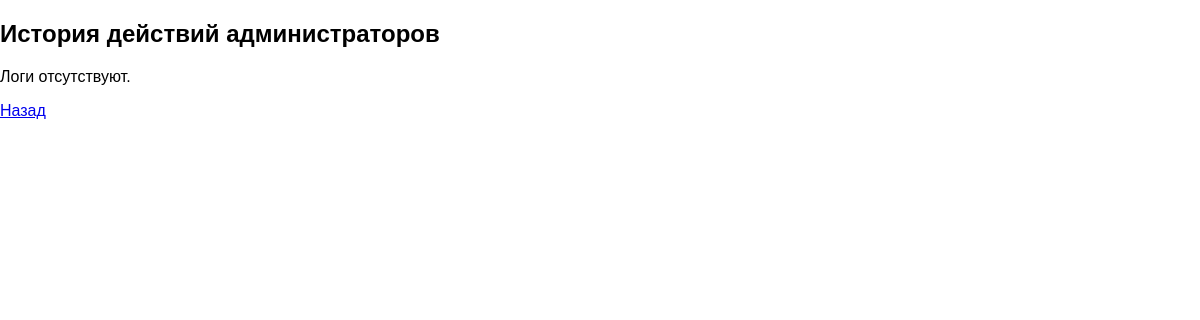
The app's page /admin/logs.php (signed in), older data.
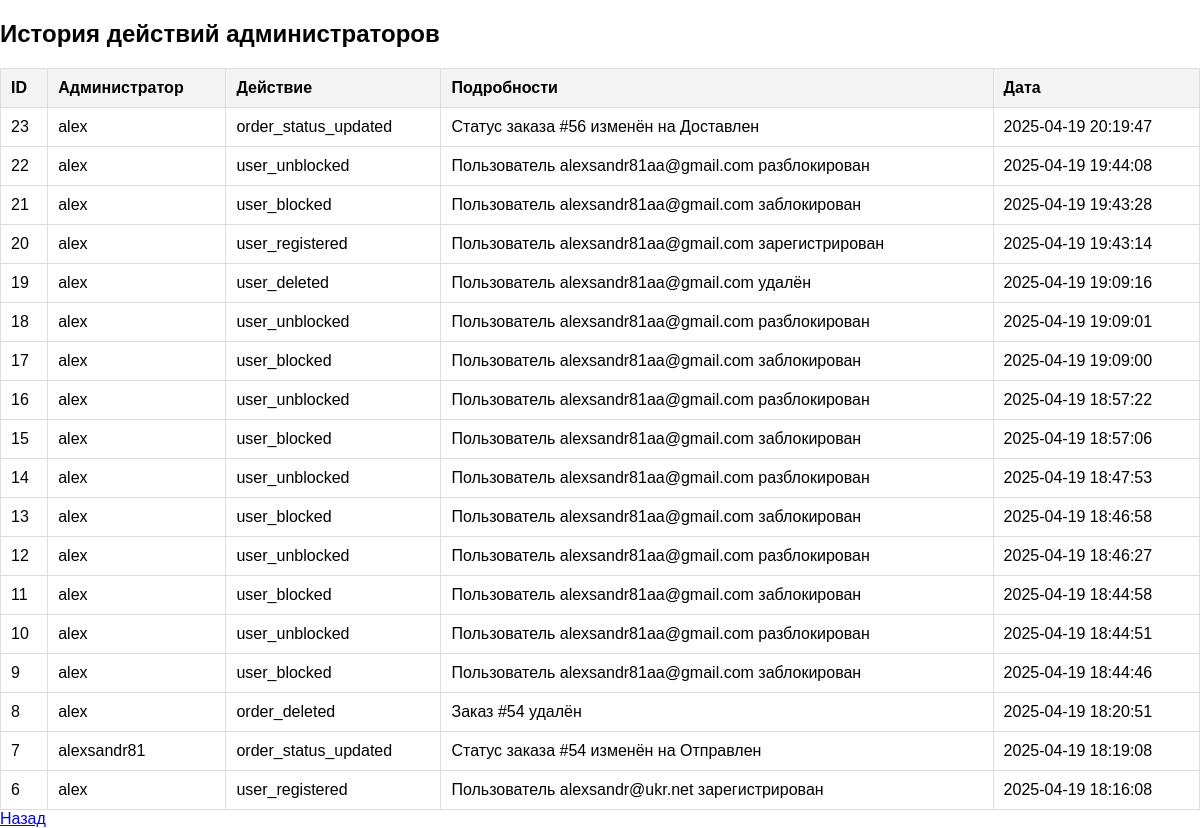
The same page, newer data.
### tables this page shows
CREATE TABLE `admin_logs` (
  `id` int(11) NOT NULL AUTO_INCREMENT,
  `admin_id` int(11) NOT NULL,
  `action` varchar(255) NOT NULL,
  `details` text DEFAULT NULL,
  `created_at` timestamp NOT NULL DEFAULT current_timestamp(),
  PRIMARY KEY (`id`),
  KEY `admin_id` (`admin_id`),
  CONSTRAINT `admin_logs_ibfk_1` FOREIGN KEY (`admin_id`) REFERENCES `admins` (`id`) ON DELETE CASCADE
);

### admin/logs.php (the view, shortened to what this page needs)
<?php
require_once '../database/db.php';
$stmt = $conn->query("SELECT admin_logs.*, admins.name AS admin_name
                      FROM admin_logs
                      JOIN admins ON admin_logs.admin_id = admins.id
                      ORDER BY admin_logs.created_at DESC");
$logs = $stmt->fetchAll(PDO::FETCH_ASSOC);
?>
<!DOCTYPE html>
<html lang="ru">
<head>
    <link rel="stylesheet" href="../assets/styles.css">
</head>
<body>
<h2>История действий администраторов</h2>
<?php if (empty($logs)): ?>
    <p>Логи отсутствуют.</p>
<?php else: ?>
    <table>
        <tr>
            <th>ID</th>
            <th>Администратор</th>
            <th>Действие</th>
            <th>Подробности</th>
            <th>Дата</th>
        </tr>
        <?php foreach ($logs as $log): ?>
        <tr>
            <td><?= htmlspecialchars($log['id']); ?></td>
            <td><?= htmlspecialchars($log['admin_name']); ?></td>
            <td><?= htmlspecialchars($log['action']); ?></td>
            <td><?= htmlspecialchars($log['details'] ?? ''); ?></td>
            <td><?= htmlspecialchars($log['created_at']); ?></td>
        </tr>
        <?php endforeach; ?>
    </table>
<?php endif; ?>
<a href="index.php">Назад</a>
</body>
</html>

Row changes from the older to the newer data that the page shows:
added admin_logs: id "23", admin.name "alex", action "order_status_updated", details "Статус заказа #56 изменён на Доставлен", created_at "2025-04-19 20:19:47"
added admin_logs: id "22", admin.name "alex", action "user_unblocked", details "Пользователь alexsandr81aa@gmail.com разблокирован", created_at "2025-04-19 19:44:08"
added admin_logs: id "21", admin.name "alex", action "user_blocked", details "Пользователь alexsandr81aa@gmail.com заблокирован", created_at "2025-04-19 19:43:28"
added admin_logs: id "20", admin.name "alex", action "user_registered", details "Пользователь alexsandr81aa@gmail.com зарегистрирован", created_at "2025-04-19 19:43:14"
added admin_logs: id "19", admin.name "alex", action "user_deleted", details "Пользователь alexsandr81aa@gmail.com удалён", created_at "2025-04-19 19:09:16"
added admin_logs: id "18", admin.name "alex", action "user_unblocked", details "Пользователь alexsandr81aa@gmail.com разблокирован", created_at "2025-04-19 19:09:01"
added admin_logs: id "17", admin.name "alex", action "user_blocked", details "Пользователь alexsandr81aa@gmail.com заблокирован", created_at "2025-04-19 19:09:00"
added admin_logs: id "16", admin.name "alex", action "user_unblocked", details "Пользователь alexsandr81aa@gmail.com разблокирован", created_at "2025-04-19 18:57:22"
added admin_logs: id "15", admin.name "alex", action "user_blocked", details "Пользователь alexsandr81aa@gmail.com заблокирован", created_at "2025-04-19 18:57:06"
added admin_logs: id "14", admin.name "alex", action "user_unblocked", details "Пользователь alexsandr81aa@gmail.com разблокирован", created_at "2025-04-19 18:47:53"
added admin_logs: id "13", admin.name "alex", action "user_blocked", details "Пользователь alexsandr81aa@gmail.com заблокирован", created_at "2025-04-19 18:46:58"
added admin_logs: id "12", admin.name "alex", action "user_unblocked", details "Пользователь alexsandr81aa@gmail.com разблокирован", created_at "2025-04-19 18:46:27"
added admin_logs: id "11", admin.name "alex", action "user_blocked", details "Пользователь alexsandr81aa@gmail.com заблокирован", created_at "2025-04-19 18:44:58"
added admin_logs: id "10", admin.name "alex", action "user_unblocked", details "Пользователь alexsandr81aa@gmail.com разблокирован", created_at "2025-04-19 18:44:51"
added admin_logs: id "9", admin.name "alex", action "user_blocked", details "Пользователь alexsandr81aa@gmail.com заблокирован", created_at "2025-04-19 18:44:46"
added admin_logs: id "8", admin.name "alex", action "order_deleted", details "Заказ #54 удалён", created_at "2025-04-19 18:20:51"
added admin_logs: id "7", admin.name "alexsandr81", action "order_status_updated", details "Статус заказа #54 изменён на Отправлен", created_at "2025-04-19 18:19:08"
added admin_logs: id "6", admin.name "alex", action "user_registered", details "Пользователь alexsandr@ukr.net зарегистрирован", created_at "2025-04-19 18:16:08"
Text that changed along with them:
text no longer shown: "Логи отсутствуют."
text now shown: "ID Администратор Действие Подробности Дата"
